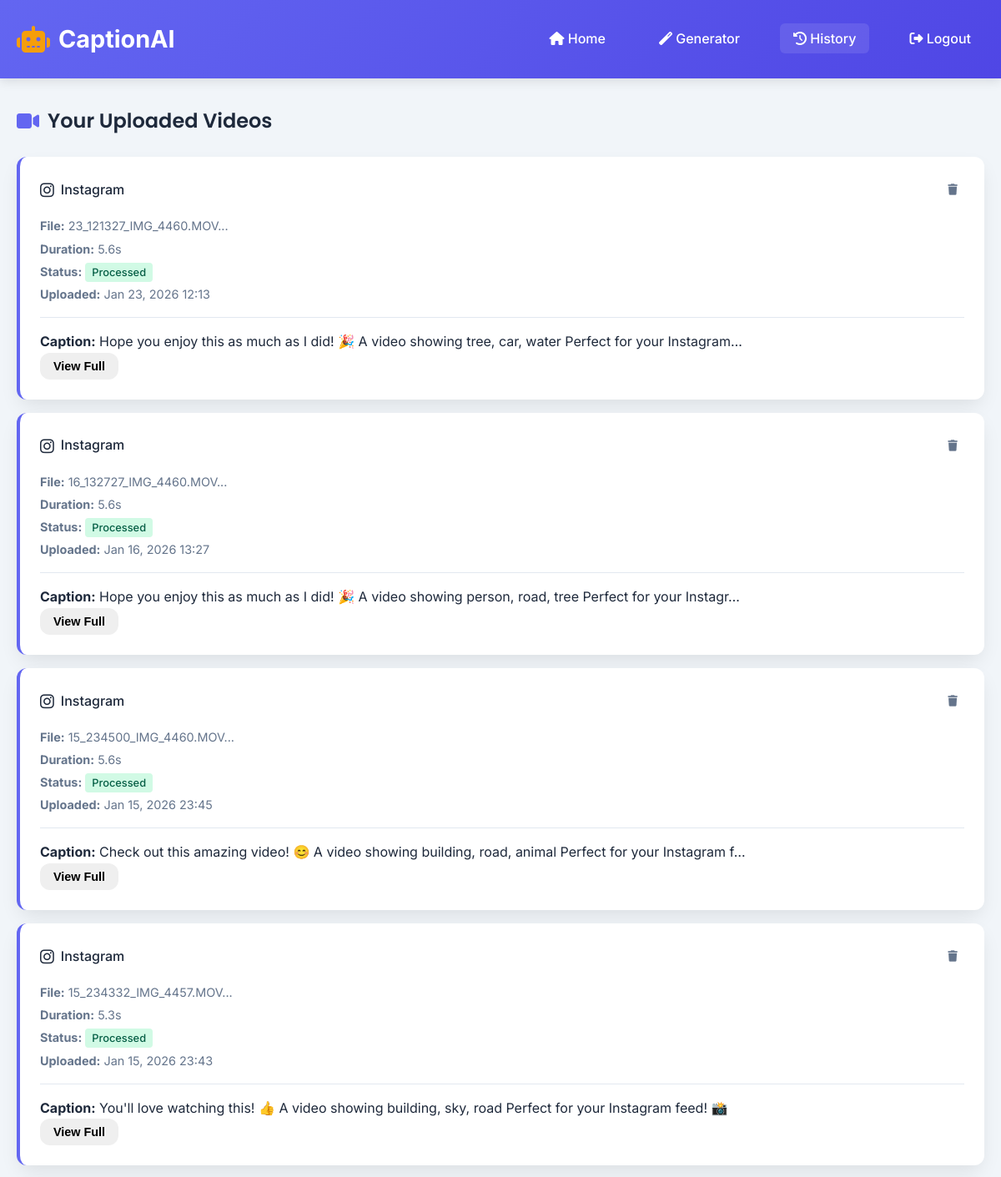
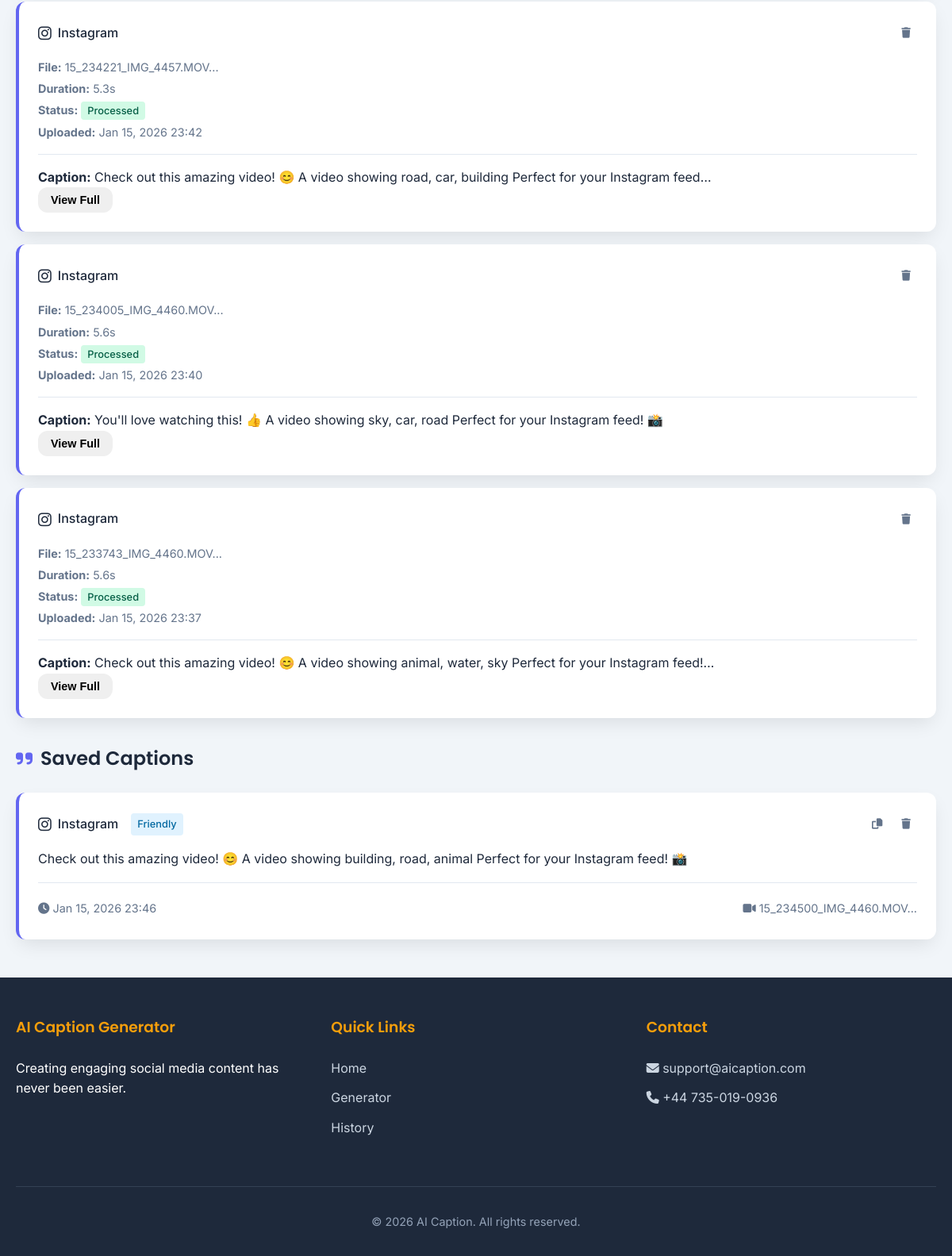
Page /history/ (signed in) on the committed database (2 pictures, top to bottom).
### captionapp/models.py (models this page shows, shortened)
class VideoUpload(models.Model):
    PLATFORM_CHOICES = [
        ('instagram', 'Instagram'),
        ('facebook', 'Facebook'),
        ('twitter', 'Twitter'),
        ('linkedin', 'LinkedIn'),
        ('tiktok', 'TikTok'),
        ('youtube', 'YouTube Shorts'),
    ]
    TONE_CHOICES = [
        ('friendly', 'Friendly'),
        ('professional', 'Professional'),
        ('funny', 'Funny'),
        ('inspirational', 'Inspirational'),
        ('casual', 'Casual'),
        ('educational', 'Educational'),
        ('dramatic', 'Dramatic'),
    ]
    STATUS_CHOICES = [
        ('uploaded', 'Uploaded'),
        ('processing', 'Processing'),
        ('processed', 'Processed'),
        ('failed', 'Failed'),
    ]
    user = models.ForeignKey(User, on_delete=models.CASCADE, related_name='videos')
    video_file = models.FileField(upload_to=user_video_path)
    platform = models.CharField(max_length=20, choices=PLATFORM_CHOICES, default='instagram')
    tone = models.CharField(max_length=20, choices=TONE_CHOICES, default='friendly')
    keywords = models.CharField(max_length=500, blank=True)
    detected_objects = models.JSONField(default=list, blank=True, null=True)
    audio_transcript = models.TextField(blank=True)
    video_description = models.TextField(blank=True)
    generated_caption = models.TextField(blank=True)
    suggested_hashtags = models.JSONField(default=list, blank=True, null=True)
    status = models.CharField(max_length=20, choices=STATUS_CHOICES, default='uploaded')
    processing_started = models.DateTimeField(null=True, blank=True)
    processing_completed = models.DateTimeField(null=True, blank=True)
    duration = models.FloatField(default=0)  # in seconds
    file_size = models.BigIntegerField(default=0)  # in bytes
    created_at = models.DateTimeField(auto_now_add=True)
    class Meta:
        ordering = ['-created_at']

class CaptionHistory(models.Model):
    user = models.ForeignKey(User, on_delete=models.CASCADE, related_name='captions')
    video = models.ForeignKey(VideoUpload, on_delete=models.CASCADE, related_name='histories')
    caption_text = models.TextField()
    platform = models.CharField(max_length=20)
    tone = models.CharField(max_length=20)
    used_at = models.DateTimeField(auto_now_add=True)
    class Meta:
        ordering = ['-used_at']
        verbose_name_plural = "Caption Histories"

### captionapp/views.py (the view)
# urls.py: path('history/', views.history_view, name='history'),
@login_required
def history_view(request):
    try:
        captions = CaptionHistory.objects.filter(user=request.user).select_related('video')
        videos = VideoUpload.objects.filter(user=request.user).order_by('-created_at')
        return render(request, 'history.html', {
            'captions': captions,
            'videos': videos
        })
    except Exception as e:
        logger.error(f"History view error: {e}")
        messages.error(request, 'Error loading history. Please try again.')
        return redirect('generator')

### templates/history.html (shortened to what this page needs)
{% extends 'base.html' %}
{% load static %}
{% block content %}
<header>
    <div class="container">
        <div class="header-content">
            <div class="logo">
                <i class="fas fa-robot"></i>
                <span>CaptionAI</span>
            </div>
            <nav>
                <ul>
                    <li><a href="{% url 'index' %}"><i class="fas fa-home"></i> Home</a></li>
                    <li><a href="{% url 'generator' %}"><i class="fas fa-magic"></i> Generator</a></li>
                    <li><a href="{% url 'history' %}" class="active"><i class="fas fa-history"></i> History</a></li>
                    <li><a href="{% url 'logout' %}"><i class="fas fa-sign-out-alt"></i> Logout</a></li>
                </ul>
            </nav>
        </div>
    </div>
</header>
<main class="container">
    <div class="history-container">
        <section class="videos-section">
            <h2 class="section-title">
                <i class="fas fa-video"></i>
                <span>Your Uploaded Videos</span>
            </h2>
            {% if videos %}
            <div class="videos-grid">
                {% for video in videos %}
                <div class="video-card">
                    <div class="video-card-header">
                        <div class="video-platform">
                            <i class="fab fa-{{ video.platform }}"></i>
                            <span>{{ video.get_platform_display }}</span>
                        </div>
                        <div class="video-actions">
                            <button class="video-action delete-video" data-id="{{ video.id }}" title="Delete">
                                <i class="fas fa-trash"></i>
                            </button>
                        </div>
                    </div>
                    <div class="video-info">
                        <p><strong>File:</strong> {{ video.video_file.name|slice:"20:" }}...</p>
                        <p><strong>Duration:</strong> {{ video.duration|floatformat:1 }}s</p>
                        <p><strong>Status:</strong>
                            <span class="status-badge status-{{ video.status }}">
                                {{ video.get_status_display }}
                            </span>
                        </p>
                        <p><strong>Uploaded:</strong> {{ video.created_at|date:"M d, Y H:i" }}</p>
                    </div>
                    {% if video.status == 'processed' %}
                    <div class="video-results">
                        <p><strong>Caption:</strong> {{ video.generated_caption|truncatechars:100 }}</p>
                        <button class="btn btn-small view-caption" data-caption="{{ video.generated_caption }}" data-hashtags="{{ video.suggested_hashtags|join:', ' }}">
                            View Full
                        </button>
                    </div>
                    {% endif %}
                </div>
                {% endfor %}
            </div>
            {% endif %}
        </section>
        <section class="captions-section">
            <h2 class="section-title">
                <i class="fas fa-quote-right"></i>
                <span>Saved Captions</span>
            </h2>
            {% if captions %}
            <div class="captions-list">
                {% for caption in captions %}
                <div class="caption-card" data-id="{{ caption.id }}">
                    <div class="caption-header">
                        <div class="caption-platform">
                            <i class="fab fa-{{ caption.platform }}"></i>
                            <span>{{ caption.platform|title }}</span>
                            <span class="caption-tone">{{ caption.tone|title }}</span>
                        </div>
                        <div class="caption-actions">
                            <button class="caption-action copy-caption" title="Copy">
                                <i class="fas fa-copy"></i>
                            </button>
                            <button class="caption-action delete-caption" title="Delete">
                                <i class="fas fa-trash"></i>
                            </button>
                        </div>
                    </div>
                    <div class="caption-content">
                        <p>{{ caption.caption_text|truncatechars:200 }}</p>
                    </div>
                    <div class="caption-meta">
                        <span><i class="fas fa-clock"></i> {{ caption.used_at|date:"M d, Y H:i" }}</span>
                        {% if caption.video %}
                        <span><i class="fas fa-video"></i> {{ caption.video.video_file.name|slice:"20:" }}...</span>
                        {% endif %}
                    </div>
                </div>
                {% endfor %}
            </div>
            {% endif %}
        </section>
    </div>
</main>
{% endblock %}

### templates/base.html (shortened to what this page needs)
<!DOCTYPE html>
<html lang="en">
<head>
    <link rel="stylesheet" href="https://cdnjs.cloudflare.com/ajax/libs/font-awesome/6.4.0/css/all.min.css">
    <link rel="stylesheet" href="/static/css/style.css">
</head>
<body>
    {% block content %}{% endblock %}
    {% block footer %}
    <footer>
        <div class="container">
            <div class="footer-content">
                <div class="footer-section">
                    <h3>AI Caption Generator</h3>
                    <p>Creating engaging social media content has never been easier.</p>
                </div>
                <div class="footer-section">
                    <h3>Quick Links</h3>
                    <ul>
                        <li><a href="{% url 'index' %}">Home</a></li>
                        {% if user.is_authenticated %}
                        <li><a href="{% url 'generator' %}">Generator</a></li>
                        <li><a href="{% url 'history' %}">History</a></li>
                        {% endif %}
                    </ul>
                </div>
                <div class="footer-section">
                    <h3>Contact</h3>
                    <ul>
                        <li><a href="#"><i class="fas fa-envelope"></i> support@aicaption.com</a></li>
                        <li><a href="#"><i class="fas fa-phone"></i> +44 735-019-0936</a></li>
                    </ul>
                </div>
            </div>
            <div class="copyright">
                &copy; 2026 AI Caption. All rights reserved.
            </div>
        </div>
    </footer>
    {% endblock %}
</body>
</html>

### static/css/style.css (style rules this page uses)
:root { --primary: #6366f1; --primary-dark: #4f46e5; --secondary: #f59e0b; --light: #f8fafc; --dark: #1e293b; --gray: #64748b; --success: #10b981; --danger: #ef4444; --card-bg: #ffffff; --shadow: 0 10px 25px -5px rgba(0, 0, 0, 0.1); --radius: 12px; --transition: all 0.3s ease; }
* { margin: 0; padding: 0; box-sizing: border-box; }
body { font-family: 'Inter', sans-serif; color: var(--dark); background-color: #f1f5f9; line-height: 1.6; }
h1, h2, h3, h4 { font-family: 'Poppins', sans-serif; font-weight: 600; }
.container { max-width: 1200px; margin: 0 auto; padding: 0 20px; }
header { background: linear-gradient(135deg, var(--primary) 0%, var(--primary-dark) 100%); color: white; padding: 1.5rem 0; box-shadow: 0 4px 12px rgba(0, 0, 0, 0.1); }
.header-content { display: flex; justify-content: space-between; align-items: center; }
.logo { display: flex; align-items: center; gap: 10px; font-size: 1.8rem; font-weight: 700; }
.logo i { font-size: 2rem; color: var(--secondary); }
nav ul { display: flex; list-style: none; gap: 2rem; }
nav a { color: white; text-decoration: none; font-weight: 500; transition: var(--transition); padding: 0.5rem 1rem; border-radius: 6px; }
nav a:hover, nav a.active { background-color: rgba(255, 255, 255, 0.1); }
.btn { padding: 0.75rem 2rem; border-radius: var(--radius); font-weight: 600; text-decoration: none; display: inline-flex; align-items: center; gap: 0.5rem; transition: var(--transition); border: none; cursor: pointer; }
.section-title { display: flex; align-items: center; gap: 10px; margin-bottom: 1.5rem; color: var(--dark); }
.section-title i { color: var(--primary); }
footer { background-color: var(--dark); color: white; padding: 3rem 0 2rem; margin-top: 3rem; }
.footer-content { display: flex; justify-content: space-between; flex-wrap: wrap; gap: 2rem; }
.footer-section { flex: 1; min-width: 250px; }
.footer-section h3 { margin-bottom: 1.5rem; color: var(--secondary); }
.footer-section ul { list-style: none; }
.footer-section ul li { margin-bottom: 0.75rem; }
.footer-section a { color: #cbd5e1; text-decoration: none; transition: var(--transition); }
.copyright { text-align: center; margin-top: 3rem; padding-top: 2rem; border-top: 1px solid #334155; color: #94a3b8; font-size: 0.9rem; }

### templates/history.html (style rules this page uses)
.history-container { display: grid; gap: 2rem; margin: 2rem 0; }
.videos-grid, .captions-list { display: grid; gap: 1rem; margin-top: 1rem; }
.video-card, .caption-card { background: white; border-radius: var(--radius); padding: 1.5rem; box-shadow: var(--shadow); border-left: 4px solid var(--primary); }
.video-card-header, .caption-header { display: flex; justify-content: space-between; align-items: center; margin-bottom: 1rem; }
.video-platform, .caption-platform { display: flex; align-items: center; gap: 0.5rem; font-weight: 500; }
.video-platform i, .caption-platform i { font-size: 1.2rem; }
.caption-tone { background: #e0f2fe; color: #0369a1; padding: 0.25rem 0.5rem; border-radius: 4px; font-size: 0.8rem; margin-left: 0.5rem; }
.video-actions, .caption-actions { display: flex; gap: 0.5rem; }
.video-action, .caption-action { background: none; border: none; cursor: pointer; color: var(--gray); transition: var(--transition); padding: 0.5rem; border-radius: 4px; }
.video-info p, .caption-meta span { margin: 0.25rem 0; font-size: 0.9rem; color: var(--gray); }
.status-badge { padding: 0.25rem 0.5rem; border-radius: 4px; font-size: 0.8rem; font-weight: 500; }
.status-processed { background: #d1fae5; color: #065f46; }
.video-results { margin-top: 1rem; padding-top: 1rem; border-top: 1px solid #e2e8f0; }
.btn-small { padding: 0.5rem 1rem; font-size: 0.9rem; }
.caption-content { margin: 1rem 0; line-height: 1.6; }
.caption-meta { display: flex; justify-content: space-between; margin-top: 1rem; padding-top: 1rem; border-top: 1px solid #e2e8f0; font-size: 0.85rem; }

### rows in the picture
VideoUpload: platform "Instagram", video_file.name "23_121327_IMG_4460.MOV", duration "5.6", status "Processed", created_at "Jan 23, 2026 12:13", generated_caption "Hope you enjoy this as much as I did! 🎉 A video showing tree, car, water Perfect for your Instagram…"
VideoUpload: platform "Instagram", video_file.name "16_132727_IMG_4460.MOV", duration "5.6", status "Processed", created_at "Jan 16, 2026 13:27", generated_caption "Hope you enjoy this as much as I did! 🎉 A video showing person, road, tree Perfect for your Instagr…"
VideoUpload: platform "Instagram", video_file.name "15_234500_IMG_4460.MOV", duration "5.6", status "Processed", created_at "Jan 15, 2026 23:45", generated_caption "Check out this amazing video! 😊 A video showing building, road, animal Perfect for your Instagram f…"
VideoUpload: platform "Instagram", video_file.name "15_234332_IMG_4457.MOV", duration "5.3", status "Processed", created_at "Jan 15, 2026 23:43", generated_caption "You'll love watching this! 👍 A video showing building, sky, road Perfect for your Instagram feed! 📸"
VideoUpload: platform "Instagram", video_file.name "15_234221_IMG_4457.MOV", duration "5.3", status "Processed", created_at "Jan 15, 2026 23:42", generated_caption "Check out this amazing video! 😊 A video showing road, car, building Perfect for your Instagram feed…"
VideoUpload: platform "Instagram", video_file.name "15_234005_IMG_4460.MOV", duration "5.6", status "Processed", created_at "Jan 15, 2026 23:40", generated_caption "You'll love watching this! 👍 A video showing sky, car, road Perfect for your Instagram feed! 📸"
VideoUpload: platform "Instagram", video_file.name "15_233743_IMG_4460.MOV", duration "5.6", status "Processed", created_at "Jan 15, 2026 23:37", generated_caption "Check out this amazing video! 😊 A video showing animal, water, sky Perfect for your Instagram feed!…"
CaptionHistory: platform "Instagram", tone "Friendly", caption_text "Check out this amazing video! 😊 A video showing building, road, animal Perfect for your Instagram feed! 📸", used_at "Jan 15, 2026 23:46", video.video_file.name "15_234500_IMG_4460.MOV"
